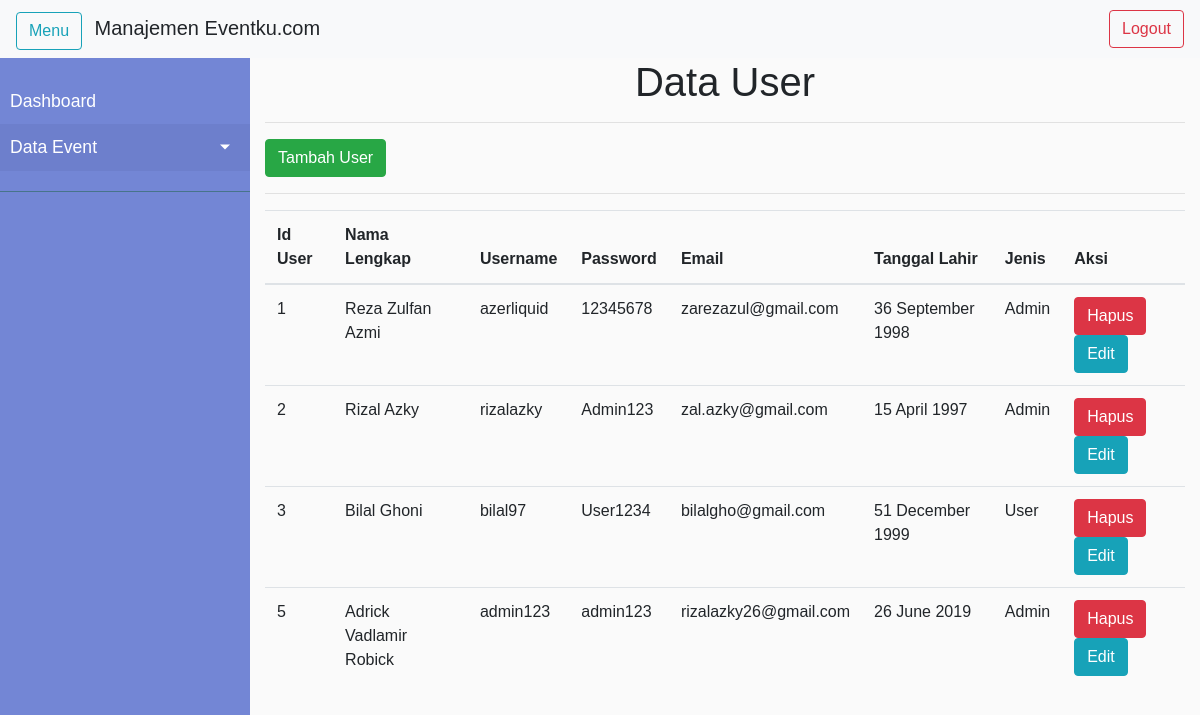
Screenshot of /admin/page/data_user.php (signed in) with the database file from the repository.
### tables this page shows
CREATE TABLE `user` (
  `id_user` int(4) NOT NULL,
  `nama` varchar(70) NOT NULL,
  `username` varchar(10) NOT NULL,
  `password` varchar(16) NOT NULL,
  `email` varchar(40) NOT NULL,
  `tgl_lahir` date NOT NULL,
  `jenis_user` varchar(6) NOT NULL
);

### admin/page/data_user.php (the view, shortened to what this page needs)
<?php
include '../template/header.php';
include '../template/navbar.php';
include '../template/sidebar.php';
?>
<div class="container">
        <h1 class="text-center">Data User</h1>
        <hr>
        <div class="streaming-table">
           <a href="#" data-toggle="modal" data-target=".tambah" class="btn btn-success"> Tambah User</a>
        </div>
        <hr>
        <table class="table table-hovered">
            <thead>
                <th>Id User</th>
                <th>Nama Lengkap</th>
                <th>Username</th>
                <th>Password</th>
                <th>Email</th>
                <th>Tanggal Lahir</th>
                <th>Jenis</th>
                <th>Aksi</th>
            </thead>
            <tbody>
                <?php
                include '../../config/proses.php';
                $sql = "SELECT * FROM user";
                $result = mysqli_query($konek, $sql);
                while ($row = mysqli_fetch_assoc($result)) {
                    ?>
                    <tr>
                        <td><?php echo $row['id_user'] ?></td>
                        <td><?php echo $row['nama'] ?></td>
                        <td><?php echo $row['username'] ?></td>
                        <td><?php echo $row['password'] ?></td>
                        <td><?php echo $row['email'] ?></td>
                        <td><?php echo date('W F Y', strtotime($row['tgl_lahir'])) ?></td>
                        <td><?php echo $row['jenis_user'] ?></td>
                        <td>
                        <a href="" data-toggle="modal" data-target=".hapus" data-id="<?php echo $row['id_user'] ?>"
                                                                            data-nama="<?php echo $row['nama'] ?>"
                                                                            data-username="<?php echo $row['username'] ?>"
                                                                            data-password="<?php echo $row['password'] ?>"
                                                                            data-email="<?php echo $row['email'] ?>"
                                                                            data-tglLahir="<?php echo $row['tgl_lahir'] ?>"
                                                                            data-jenisUser="<?php echo $row['jenis_user']; ?>"
                                                                            class="btn btn-danger btn-hapus">Hapus</a>
                        <a href="" data-toggle="modal" data-target=".edit"  data-id="<?php echo $row['id_user'] ?>"
                                                                            data-nama="<?php echo $row['nama'] ?>"
                                                                            data-username="<?php echo $row['username'] ?>"
                                                                            data-password="<?php echo $row['password'] ?>"
                                                                            data-email="<?php echo $row['email'] ?>"
                                                                            data-tgllahir="<?php echo $row['tgl_lahir'] ?>"
                                                                            data-jenisuser="<?php echo $row['jenis_user']; ?>"
                                                                            class="btn btn-info btn-edit">Edit</a>
                        </td>
                    </tr>
                <?php
            } ?>
            </tbody>
        </table>
</div>
<?php
include '../template/footer.php';
?>

### assets/css/style.css (style rules this page uses)
body { font-family: 'Poppins', sans-serif; background: #fafafa; }
a, a:hover, a:focus { color: inherit; text-decoration: none; transition: all 0.3s; }

### rows the page displays
user: id_user "1", nama "Reza Zulfan Azmi", username "azerliquid", password "12345678", email "zarezazul@gmail.com", tgl_lahir "36 September 1998", jenis_user "Admin"
user: id_user "2", nama "Rizal Azky", username "rizalazky", password "Admin123", email "zal.azky@gmail.com", tgl_lahir "15 April 1997", jenis_user "Admin"
user: id_user "3", nama "Bilal Ghoni", username "bilal97", password "User1234", email "bilalgho@gmail.com", tgl_lahir "51 December 1999", jenis_user "User"
user: id_user "5", nama "Adrick Vadlamir Robick", username "admin123", password "admin123", email "rizalazky26@gmail.com", tgl_lahir "26 June 2019", jenis_user "Admin"
